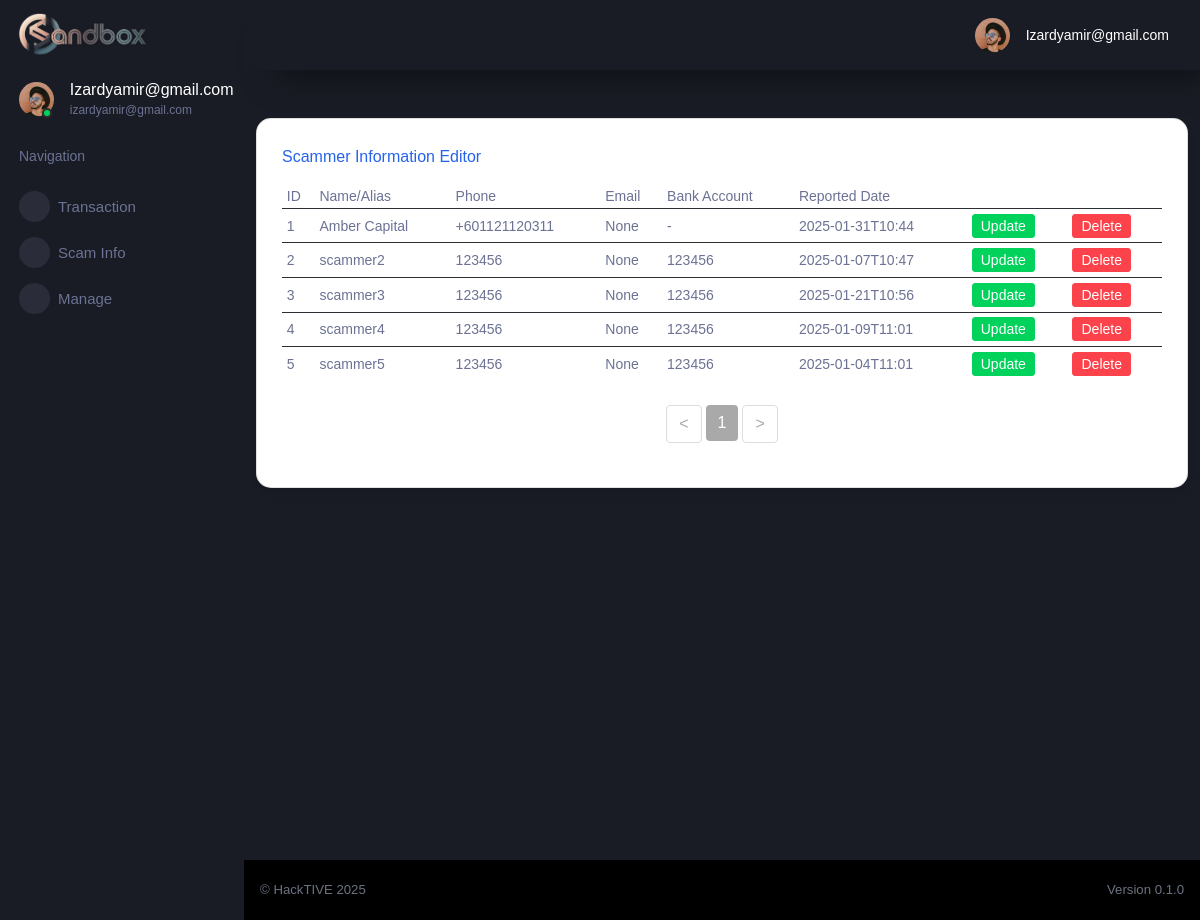
Before: /manage_scammer_admin (signed in) with the older database file.
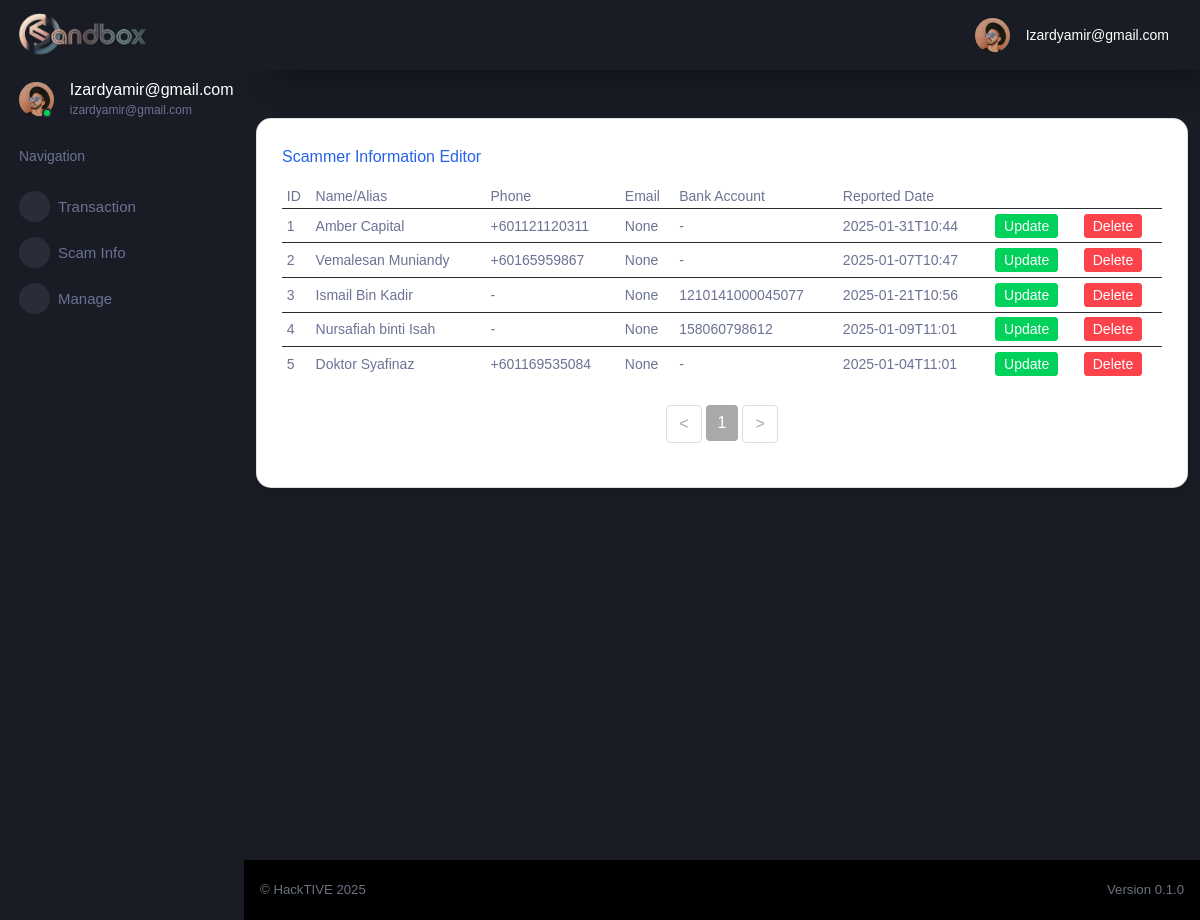
After: the same page with the newer database file.
### tables this page shows
CREATE TABLE "cif" (
	"id"	INTEGER UNIQUE,
	"username"	TEXT NOT NULL UNIQUE,
	"password"	TEXT,
	"firstname"	TEXT,
	"lastname"	TEXT,
	"gender"	TEXT,
	"dob"	TEXT,
	"ic"	INTEGER UNIQUE,
	"phone"	INTEGER,
	"email"	TEXT UNIQUE,
	"address1"	NUMERIC,
	"address2"	TEXT,
	"postcode"	TEXT,
	"area"	TEXT,
	"state"	TEXT,
	"country"	TEXT,
	"productID"	INTEGER,
	"productNAME"	TEXT,
	"accountID"	INTEGER,
	PRIMARY KEY("id" AUTOINCREMENT)
);

CREATE TABLE "scammer" (
	"scammerID"	INTEGER NOT NULL,
	"scammerName"	TEXT,
	"phone"	TEXT,
	"platform"	TEXT,
	"reportedDate"	TEXT,
	"recordedDate"	TEXT,
	"bankAccount"	TEXT,
	"bankName"	TEXT,
	"bankAccountName"	TEXT,
	"sourceReport1"	TEXT,
	"sourceReport2"	TEXT,
	"sourceReport3"	TEXT,
	"tiktokID"	TEXT,
	"facebookID"	TEXT,
	"twitterID"	TEXT,
	"instagramID"	TEXT,
	"telegramID"	TEXT,
	"reporterID"	TEXT,
	"email"	TEXT,
	PRIMARY KEY("scammerID" AUTOINCREMENT)
);

### flaskr/main.py (the view)
@bp.route('/manage_scammer_admin', methods=['POST', 'GET'])
@login_required
def manage_scammer_admin():
    if g.user['username']=='izardyamir@gmail.com':
        db = get_db()
        scammers = db.execute(
            'SELECT * FROM scammer'
        ).fetchall()
        return render_template('app/manage-scammer.html', scammers=scammers)
    else:
        return redirect(url_for('main.index'))

### flaskr/auth.py (called while the page is built)
@bp.before_app_request
def load_logged_in_user():
    user_id = session.get('user_id')
    if user_id is None:
        g.user = None
    else:
        g.user = get_db().execute(
            'SELECT * FROM cif WHERE id = ?', (user_id,)
        ).fetchone()

### flaskr/db.py (called while the page is built)
def get_db():
    if 'db' not in g:
        g.db = sqlite3.connect(
            current_app.config['DATABASE'],
            detect_types=sqlite3.PARSE_DECLTYPES
        )
        g.db.row_factory = sqlite3.Row
    return g.db

### flaskr/main.py (called while the page is built)
def login_required(view):
    @functools.wraps(view)
    def wrapped_view(**kwargs):
        if g.user is None:
            return redirect(url_for('auth.login'))
        return view(**kwargs)
    return wrapped_view

### flaskr/templates/app/manage-scammer.html (shortened to what this page needs)
{% extends "/layouts/base.html" %}
{% block content %}
<div class="container aligned-middle mt-5 overflow-auto"  scrolling="yes" frameborder="0" style=" width: 100%; height: calc(101vh - 66px)">
  <div class="row">
    <div class="col-md-12 mb-4">
      <div class="card">
        <div class="card-body">
          <h5 class="card-title text-primary">Scammer Information Editor</h5>
          <div class="table-responsive-sm">
            <table class="table table-sm mb-4" style="font-size: small;">
              <thead>
                <tr>
                  <th scope="col">ID</th>
                  <th scope="col">Name/Alias</th>
                  <th scope="col">Phone</th>
                  <th scope="col">Email</th>
                  <th scope="col">Bank Account</th>
                  <th scope="col">Reported Date</th>
                </tr>
              </thead>
              <tbody id="table-body">
                {% for scammer in scammers %}
                <tr>
                  <td>{{ scammer['scammerID'] }}</th>
                  <td>{{ scammer['scammerName'] }}</td>
                  <td>{{ scammer['phone'] }}</td>
                  <td>{{ scammer['email'] }}</td>
                  <td>{{ scammer['bankAccount'] }}</td>
                  <td>{{ scammer['reportedDate'] }}</td>
                  <td>
                      <a href="{{ url_for('main.scammer_update',id=scammer['scammerID']) }}">
                          <button type="submit" class="btn btn-success btn-sm ms-1">Update</button>
                      </a>
                  </td>
                  <td>
                      <a href="">
                        <button type="submit" class="btn btn-danger btn-sm" value="Delete" onclick="return confirm('Are you sure?');">Delete</button>
                      </a>
                  </td>
                </tr>
                {% endfor %}
              </tbody>
            </table>
            <nav>
              <ul class="pagination justify-content-center" id="pagination">
              </ul>
          </div>
        </div>
      </div>
    </div>
  </div>
</div>
{% endblock %}

### flaskr/templates/layouts/base.html (shortened to what this page needs)
<!DOCTYPE html>
<html lang="en">
  <head>
    <link href="https://cdn.jsdelivr.net/npm/@mdi/font@5.x/css/materialdesignicons.min.css" rel="stylesheet">
    <link rel="stylesheet" href="/static/css/css_opt2/style.css">
  </head>
  <body>
    <div class="container-scroller">
      {% include 'includes/sidebar.html' %}
      <div class="container-fluid page-body-wrapper">
        {% include 'includes/navigation.html' %}
        <div class="main-panel">
          {% block content %}{% endblock content %}
          {% include 'includes/footer.html' %}
        </div>
      </div>
    </div>
  </body>
</html>

### flaskr/templates/includes/sidebar.html (shortened to what this page needs)
<nav class="sidebar sidebar-offcanvas" id="sidebar">
    <div class="sidebar-brand-wrapper d-none d-lg-flex align-items-center justify-content-center fixed-top">
      <a class="sidebar-brand brand-logo" href="{{ url_for('main.index') }}"><img src="/static/img/hacktive-team-banner.png" style="width:60%; height:auto; display: block; margin: 0 auto 0 -2px; object-fit: contain;"     alt="logo" /></a>
    </div>
    <ul class="nav">
      <li class="nav-item profile">
        <div class="profile-desc">
          <div class="profile-pic">
            <div class="count-indicator">
              <img class="img-xs rounded-circle " src="/static/img/faces/face15.jpg" alt="">
              <span class="count bg-success"></span>
            </div>
            <div class="profile-name">
              <h5 class="mb-0 font-weight-normal">
                {{ (g.user['username']).capitalize() }}
              </h5>
              <span>
                {{ g.user['username'] }}
              </span>
            </div>
          </div>
        </div>
      </li>
      <li class="nav-item nav-category">
        <span class="nav-link">Navigation</span>
      </li>
      <li class="nav-item menu-items">
        <a class="nav-link" data-toggle="collapse" href="#transaction" aria-expanded="false" aria-controls="transaction">
          <span class="menu-icon">
          </span>
          <span class="menu-title">Transaction</span>
          <i class="menu-arrow"></i>
        </a>
      </li>
      <li class="nav-item menu-items">
        <a class="nav-link" data-toggle="collapse" href="#scam-info" aria-expanded="false" aria-controls="scam-info">
          <span class="menu-icon">
          </span>
          <span class="menu-title">Scam Info</span>
          <i class="menu-arrow"></i>
        </a>
      </li>
      <li class="nav-item menu-items">
        <a class="nav-link" data-toggle="collapse" href="#manage" aria-expanded="false" aria-controls="manage">
          <span class="menu-icon">
          </span>
          <span class="menu-title">Manage</span>
          <i class="menu-arrow"></i>
        </a>
      </li>
    </ul>
  </nav>

### flaskr/templates/includes/navigation.html (shortened to what this page needs)
<nav class="navbar p-0 fixed-top d-flex flex-row">
    <div class="navbar-menu-wrapper flex-grow d-flex align-items-stretch">
      <button class="navbar-toggler navbar-toggler align-self-center" type="button" data-toggle="minimize">
      </button>
      <ul class="navbar-nav navbar-nav-right">
        <li class="nav-item dropdown">
          <a class="nav-link" id="profileDropdown" href="#" data-toggle="dropdown">
            <div class="navbar-profile">
              <img class="img-xs rounded-circle" src="/static/img/faces/face15.jpg" alt="">
              <p class="mb-0 d-none d-sm-block navbar-profile-name">
                {{ (g.user['username']).capitalize() }}
              </p>
            </div>
          </a>
        </li>
      </ul>
    </div>
  </nav>

### flaskr/templates/includes/footer.html
          <footer class="footer">
            <div class="d-sm-flex justify-content-center justify-content-sm-between">
              <span class="text-muted text-center text-sm-left d-block d-sm-inline-block">
                  &copy; HackTIVE 2025
              </span>
              <span class="text-muted float-none float-sm-right d-block mt-1 mt-sm-0 text-center">
                Version 0.1.0
              </span>
            </div>
          </footer>

### flaskr/templates/app/manage-scammer.html (style rules this page uses)
.card-body { height: auto; }
.card { border-radius: 15px; box-shadow: 0 4px 6px rgba(0, 0, 0, 0.1); transition: transform 0.2s ease; background: white; }
.card-body { padding: 1.5rem; }
.text-primary { color: #2563eb !important; }
.text-muted { color: #6b7280 !important; }

Changed rows visible on the page:
changed scammer id 2: scammerName "scammer2" → "Vemalesan Muniandy"; phone "123456" → "+60165959867"; bankAccount "123456" → "-"
changed scammer id 3: scammerName "scammer3" → "Ismail Bin Kadir"; phone "123456" → "-"; bankAccount "123456" → "1210141000045077"
changed scammer id 4: scammerName "scammer4" → "Nursafiah binti Isah"; phone "123456" → "-"; bankAccount "123456" → "158060798612"
changed scammer id 5: scammerName "scammer5" → "Doktor Syafinaz"; phone "123456" → "+601169535084"; bankAccount "123456" → "-"
